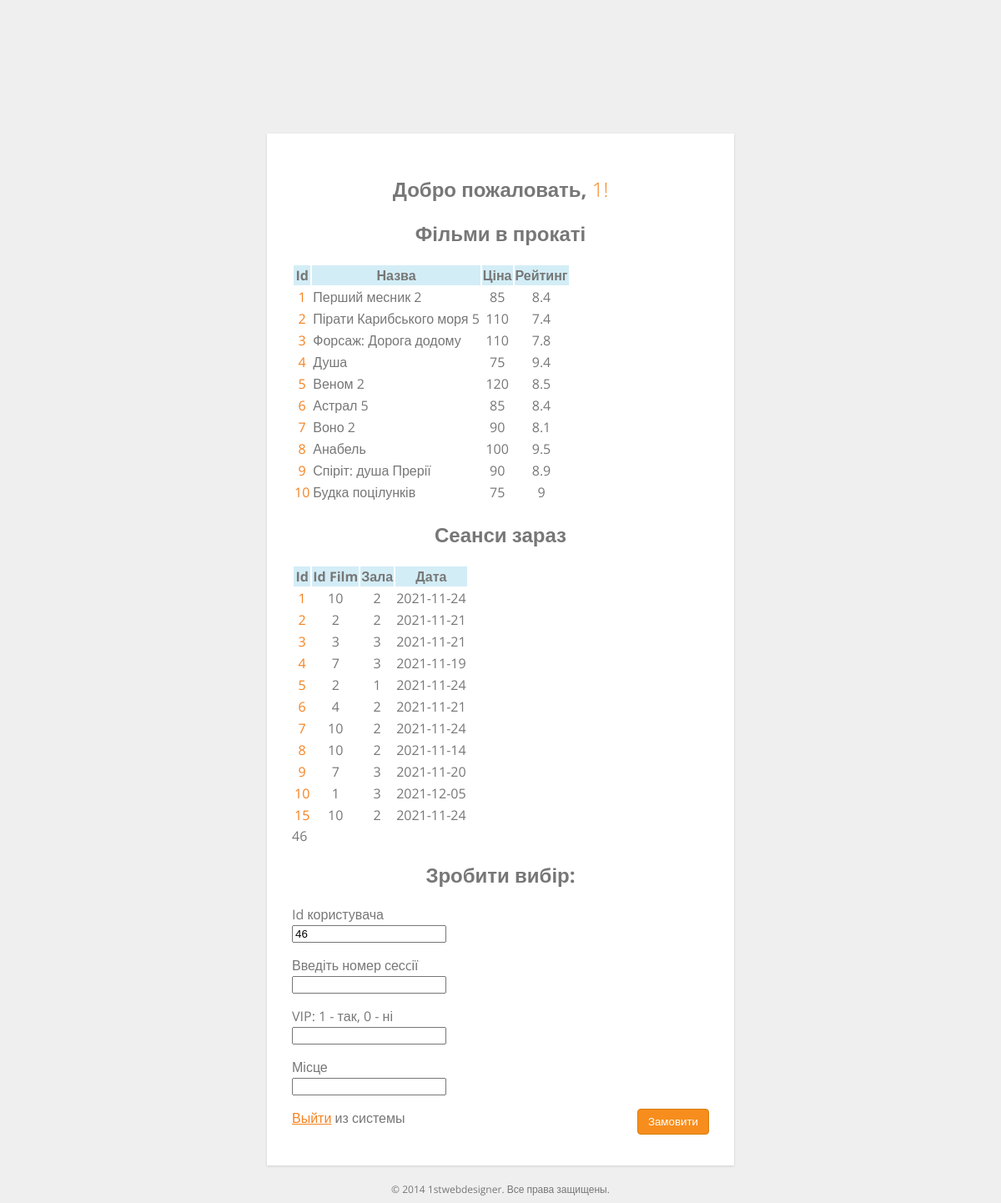
Screenshot of /intropage2.php (signed in) with the database file from the repository.
### tables this page shows
CREATE TABLE `film` (
  `id_film` bigint UNSIGNED NOT NULL,
  `name` varchar(45) NOT NULL,
  `price` int NOT NULL,
  `rating` float NOT NULL
);

CREATE TABLE `session` (
  `id_session` bigint UNSIGNED NOT NULL,
  `film_id_film` bigint UNSIGNED NOT NULL,
  `hall_id_hall` bigint UNSIGNED NOT NULL,
  `time` date NOT NULL
);

CREATE TABLE `user` (
  `id_user` bigint UNSIGNED NOT NULL,
  `name` varchar(45) NOT NULL,
  `phone` varchar(17) NOT NULL,
  `password` varchar(90) NOT NULL
);

### intropage2.php (the view, shortened to what this page needs)
<?php
if(!isset($_SESSION["session_phone"])):
header("location:index.php");
else:
?>
<?php require_once("includes/connection.php"); ?>
<!DOCTYPE html>
<html lang="en">
<head>
<link href="css/style.css" media="screen" rel="stylesheet">
</head>
<div id="welcome" background="photo/fone.jpg">
<h2 align='center'>Добро пожаловать, <span><?php echo $_SESSION['session_phone'];?>! </span></h2>
<h2 align='center'>Фільми в прокаті</h2>
<?php
$user_phone=$_SESSION['session_phone'];
$sql2=mysqli_query($con,"SELECT id_user FROM user WHERE phone='$user_phone'");
while($roww=mysqli_fetch_assoc($sql2))
 {
	$user_id_user=$roww['id_user'];
 }
$sql = "SELECT * FROM film";
if($result = $con->query($sql)){
    echo "<table><tr bgcolor='#D3EDF6'><th>Id</th><th>Назва</th><th>Ціна</th><th>Рейтинг</th></tr>";
    foreach($result as $row){?>
        <tr>
           <?php
		    echo "<td align='center'><a>" . $row["id_film"] . "</a></td>";
            echo "<td>" . $row["name"] . "</td>";
            echo "<td align='center'>" . $row["price"] . "</td>";
			echo "<td align='center'>" . $row["rating"] . "</td>";?>
        </tr>
   <?php }
    echo "</table>";
} else{
    echo "Ошибка: " . $conn->error;
}?>
<h2 align='center'>Сеанси зараз</h2>
<?php
$sql2 = "SELECT * FROM session";
if($result2 = $con->query($sql2)){
    echo "<table><tr bgcolor='#D3EDF6'><th>Id</th><th>Id Film</th><th>Зала</th><th>Дата</th></tr>";
    foreach($result2 as $row){?>
        <tr>
           <?php
		    echo "<td align='center'><a>" . $row["id_session"] . "</a></td>";
            echo "<td align='center'>" . $row["film_id_film"] . "</td>";
            echo "<td align='center'>" . $row["hall_id_hall"] . "</td>";
			echo "<td align='center'>" . $row["time"] . "</td>";?>
        </tr>
   <?php }
    echo "</table>";
	echo $user_id_user;
} else{
    echo "Ошибка: " . $conn->error;
}
?>
  <h2 align='center'>Зробити вибір:</h2>
  <form action="" id="loginform" method="post"name="loginform">
<p><label for="user_login">Id користувача<br>
<input class="input" id="user_id_user" name="user_id_user"size="20"
type="number" value="<?php echo $user_id_user ?>"></label></p>
<p><label for="user_pass">Введіть номер сесcії<br>
<input class="input" id="session_id_session" name="session_id_session"size="20"
type="number" value=""></label></p>
<p><label for="user_pass">VIP: 1 - так, 0 - ні<br>
<input class="input" id="VIP" name="VIP"size="20"
type="number" value=""></label></p>
<p><label for="user_pass">Місце<br>
<input class="input" id="place" name="place"size="20"
type="number" value=""></label></p>
</form>
<p class="submit">
<input class="button" type="submit" name="insert" value="Замовити">
</p>
  <p><a href="logout.php">Выйти</a> из системы</p>
</div>
<?php include("includes/footer.php"); ?>
<?php endif; ?>

### css/style.css (style rules this page uses)
a { color: #f58220; font-weight: 400; }
span { font-weight: 300; color: #f58220; }
#welcome { width: 500px; padding: 30px; background: #fff; margin: 160px auto 0; -webkit-box-shadow: 0 1px 3px rgba(0,0,0,.13); -moz-box-shadow: 0 1px 3px rgba(0,0,0,.13); box-shadow: 0 1px 3px rgba(0,0,0,.13); }
.button { border: solid 1px #da7c0c; background: #f78d1d; background: -webkit-gradient(linear, left top, leftbottom, from(#faa51a), to(#f47a20)); background: -moz-linear-gradient(top, #faa51a, #f47a20); filter: progid:DXImageTransform.Microsoft.gradient(startColorstr='#faa51a', endColorstr='#f47a20'); color: #fff; padding: 7px 12px; -webkit-border-radius:4px; moz-border-radius:4px; border-radius:4px; float: right; cursor: pointer; }

### rows the page displays
film: id_film "1", name "Перший месник 2", price "85", rating "8.4"
film: id_film "2", name "Пірати Карибського моря 5", price "110", rating "7.4"
film: id_film "3", name "Форсаж: Дорога додому", price "110", rating "7.8"
film: id_film "4", name "Душа", price "75", rating "9.4"
film: id_film "5", name "Веном 2", price "120", rating "8.5"
film: id_film "6", name "Астрал 5", price "85", rating "8.4"
film: id_film "7", name "Воно 2", price "90", rating "8.1"
film: id_film "8", name "Анабель", price "100", rating "9.5"
film: id_film "9", name "Спіріт: душа Прерії", price "90", rating "8.9"
film: id_film "10", name "Будка поцілунків", price "75", rating "9"
session: id_session "1", film_id_film "10", hall_id_hall "2", time "2021-11-24"
session: id_session "2", film_id_film "2", hall_id_hall "2", time "2021-11-21"
session: id_session "3", film_id_film "3", hall_id_hall "3", time "2021-11-21"
session: id_session "4", film_id_film "7", hall_id_hall "3", time "2021-11-19"
session: id_session "5", film_id_film "2", hall_id_hall "1", time "2021-11-24"
session: id_session "6", film_id_film "4", hall_id_hall "2", time "2021-11-21"
session: id_session "7", film_id_film "10", hall_id_hall "2", time "2021-11-24"
session: id_session "8", film_id_film "10", hall_id_hall "2", time "2021-11-14"
session: id_session "9", film_id_film "7", hall_id_hall "3", time "2021-11-20"
session: id_session "10", film_id_film "1", hall_id_hall "3", time "2021-12-05"
session: id_session "15", film_id_film "10", hall_id_hall "2", time "2021-11-24"
user: id_user "46", user_id_user "46"

### other values shown
$_SESSION['session_phone'] "1"
